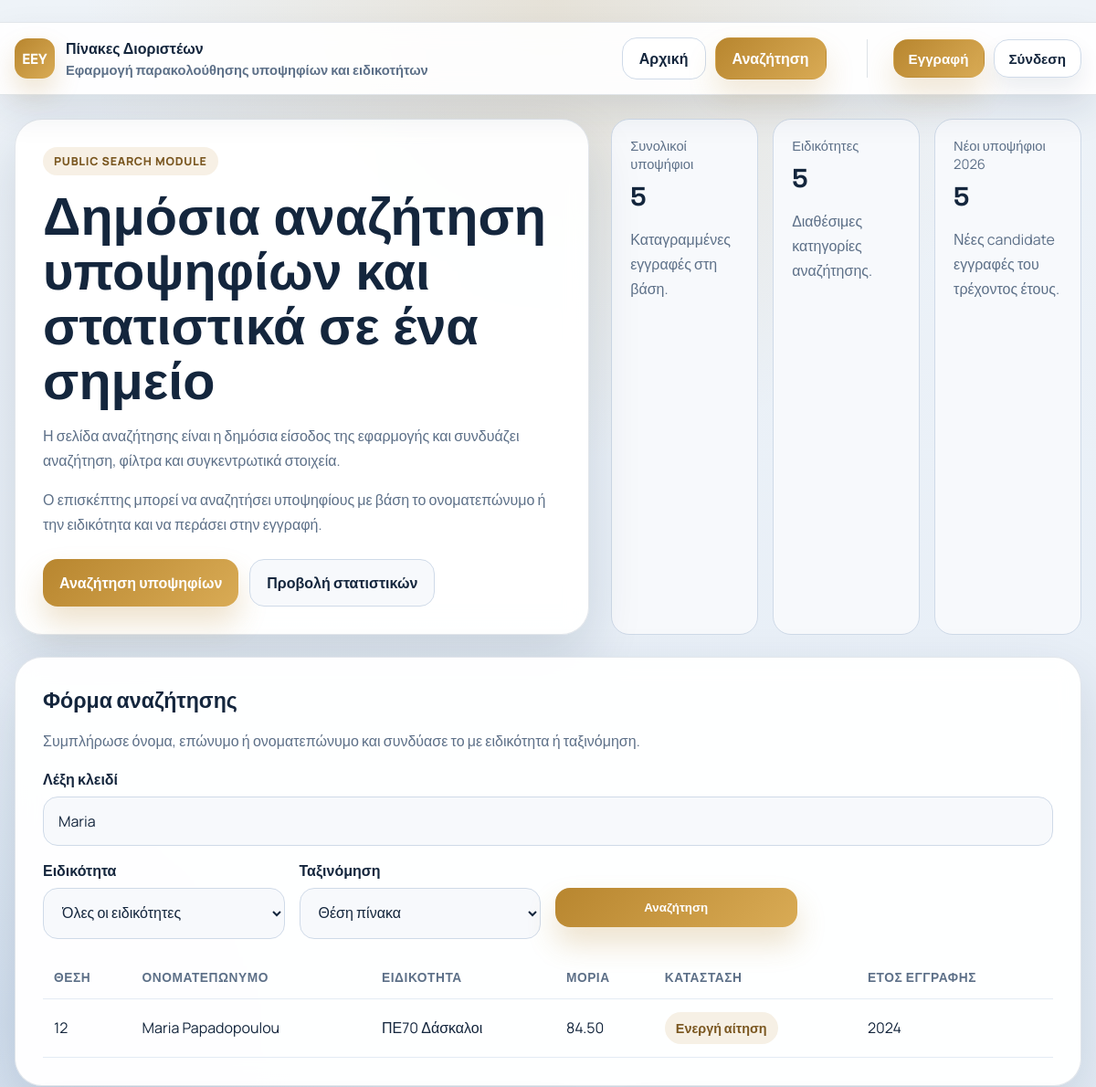
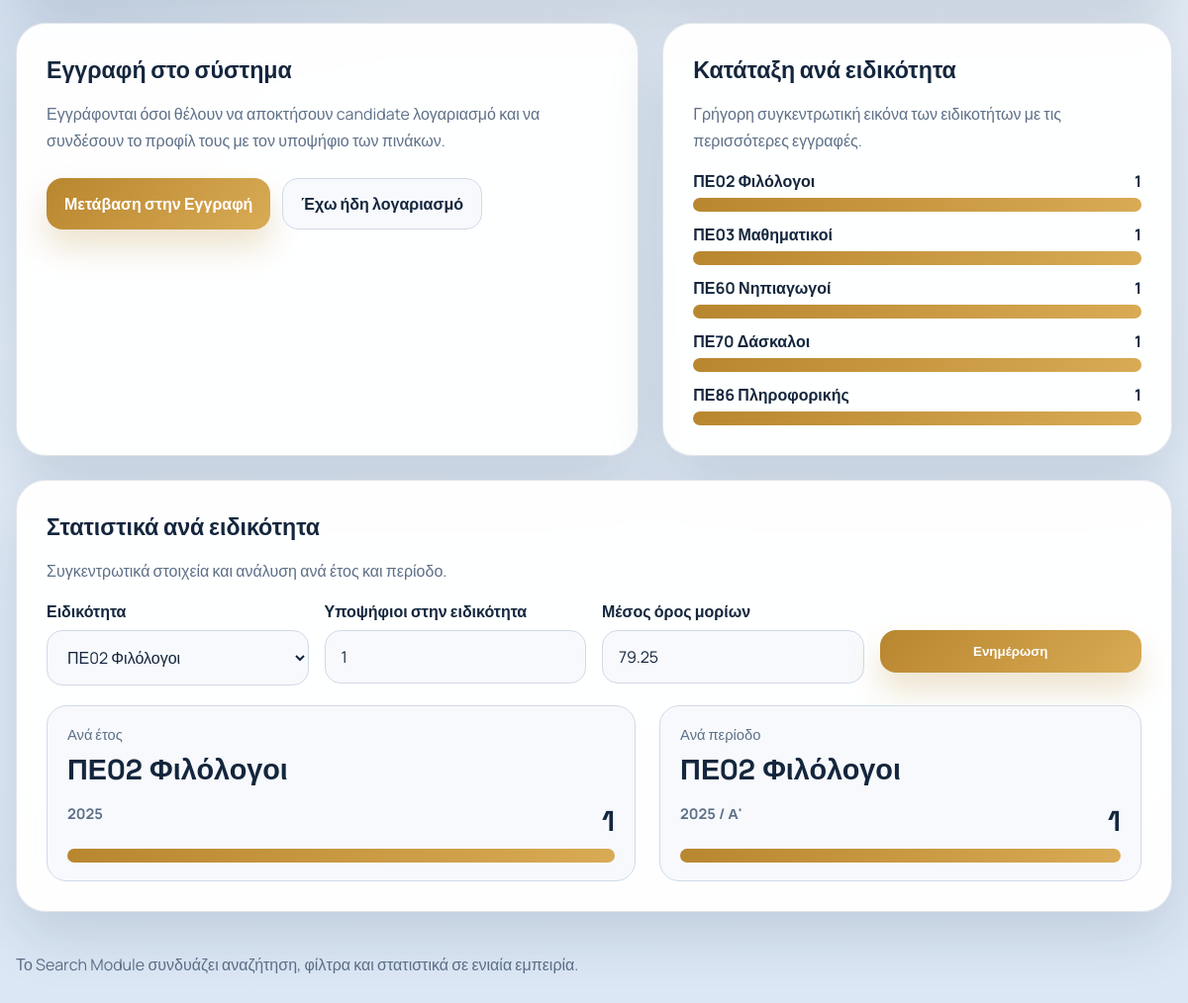
The app's page /Search/searchdashboard.php?name=Maria with its own data (2 pictures, top to bottom).
### tables this page shows
CREATE TABLE IF NOT EXISTS candidate_profiles (
    id INT UNSIGNED AUTO_INCREMENT PRIMARY KEY,
    user_id INT UNSIGNED NOT NULL,
    father_name VARCHAR(100) DEFAULT NULL,
    mother_name VARCHAR(100) DEFAULT NULL,
    birth_date DATE DEFAULT NULL,
    specialty_id INT UNSIGNED DEFAULT NULL,
    application_status VARCHAR(255) DEFAULT NULL,
    ranking_position INT DEFAULT NULL,
    points DECIMAL(10,2) DEFAULT NULL,
    created_at TIMESTAMP NOT NULL DEFAULT CURRENT_TIMESTAMP,
    CONSTRAINT fk_candidate_profiles_user
        FOREIGN KEY (user_id) REFERENCES users(id) ON DELETE CASCADE,
    CONSTRAINT fk_candidate_profiles_specialty
        FOREIGN KEY (specialty_id) REFERENCES specialties(id) ON DELETE SET NULL
);

CREATE TABLE IF NOT EXISTS users (
    id INT UNSIGNED AUTO_INCREMENT PRIMARY KEY,
    username VARCHAR(100) NOT NULL UNIQUE,
    first_name VARCHAR(100) NOT NULL,
    last_name VARCHAR(100) NOT NULL,
    email VARCHAR(190) NOT NULL UNIQUE,
    phone VARCHAR(30) DEFAULT NULL,
    password_hash VARCHAR(255) NOT NULL,
    role ENUM('admin', 'candidate') NOT NULL DEFAULT 'candidate',
    created_at TIMESTAMP NOT NULL DEFAULT CURRENT_TIMESTAMP
);

CREATE TABLE IF NOT EXISTS specialties (
    id INT UNSIGNED AUTO_INCREMENT PRIMARY KEY,
    title VARCHAR(150) NOT NULL,
    description TEXT DEFAULT NULL,
    created_at TIMESTAMP NOT NULL DEFAULT CURRENT_TIMESTAMP
);

### Search/searchdashboard.php (the view, shortened to what the rows shown need)
<?php
require_once __DIR__ . '/../includes/db.php';
require_once __DIR__ . '/../includes/functions.php';
function search_text(?string $value, string $fallback = '-'): string
{
    $text = trim((string) $value);
    return $text !== '' ? $text : $fallback;
}
$specialties = [];
$specialtiesResult = $conn->query('SELECT id, title FROM specialties ORDER BY title ASC');
if ($specialtiesResult) {
    while ($row = $specialtiesResult->fetch_assoc()) {
        $specialties[] = $row;
    }
}
$searchName = trim($_GET['name'] ?? '');
$searchOrder = $_GET['order'] ?? 'rank_asc';
$searchResults = [];
$searchSql = "SELECT u.first_name, u.last_name, s.title AS specialty_title, cp.application_status, cp.ranking_position, cp.points, cp.created_at FROM candidate_profiles cp INNER JOIN users u ON u.id = cp.user_id LEFT JOIN specialties s ON s.id = cp.specialty_id WHERE 1 = 1";
$searchTypes = '';
$searchParams = [];
if ($searchName !== '') {
    $searchSql .= " AND (u.first_name LIKE ? OR u.last_name LIKE ? OR CONCAT(u.first_name, ' ', u.last_name) LIKE ? OR CONCAT(u.last_name, ' ', u.first_name) LIKE ?)";
    $searchTypes .= 'ssss';
    $term = '%' . $searchName . '%';
    $searchParams = [$term, $term, $term, $term];
}
switch ($searchOrder) {
    default: $searchSql .= ' ORDER BY cp.ranking_position IS NULL, cp.ranking_position ASC, u.last_name ASC';
}
$searchSql .= ' LIMIT 30';
$searchStmt = $conn->prepare($searchSql);
if ($searchStmt) {
    if ($searchParams !== []) {
        $searchStmt->bind_param($searchTypes, ...$searchParams);
    }
    $searchStmt->execute();
    $result = $searchStmt->get_result();
    if ($result) {
        while ($row = $result->fetch_assoc()) {
            $searchResults[] = $row;
        }
    }
}
$statsSpecialtyId = (int) ($_GET['stats_specialty_id'] ?? ($specialties[0]['id'] ?? 0));
$yearlyRows = [];
$periodRows = [];
$maxYearlyCount = 0;
$maxPeriodCount = 0;
if ($statsSpecialtyId > 0) {
    $stmt = $conn->prepare('SELECT YEAR(created_at) AS report_year, COUNT(*) AS candidate_count FROM candidate_profiles WHERE specialty_id = ? GROUP BY YEAR(created_at) ORDER BY report_year ASC');
    if ($stmt) {
        $stmt->bind_param('i', $statsSpecialtyId);
        $stmt->execute();
        $r = $stmt->get_result();
        if ($r) {
            while ($row = $r->fetch_assoc()) { $yearlyRows[] = $row; $maxYearlyCount = max($maxYearlyCount, (int) $row['candidate_count']); }
        }
    }
    $stmt = $conn->prepare('SELECT YEAR(created_at) AS period_year, CASE WHEN MONTH(created_at) BETWEEN 1 AND 6 THEN "A" ELSE "B" END AS semester_code, COUNT(*) AS candidate_count FROM candidate_profiles WHERE specialty_id = ? GROUP BY YEAR(created_at), CASE WHEN MONTH(created_at) BETWEEN 1 AND 6 THEN "A" ELSE "B" END ORDER BY period_year ASC, semester_code ASC');
    if ($stmt) {
        $stmt->bind_param('i', $statsSpecialtyId);
        $stmt->execute();
        $r = $stmt->get_result();
        if ($r) {
            while ($row = $r->fetch_assoc()) { $periodRows[] = $row; $maxPeriodCount = max($maxPeriodCount, (int) $row['candidate_count']); }
        }
    }
}
?>
<!DOCTYPE html>
<html lang="el">
<head>
</head>
<body>
<div class="shell">
<main class="page">
<section class="hero"><article class="card"><h1>&#916;&#951;&#956;&#972;&#963;&#953;&#945; &#945;&#957;&#945;&#950;&#942;&#964;&#951;&#963;&#951; &#965;&#960;&#959;&#968;&#951;&#966;&#943;&#969;&#957; &#954;&#945;&#953; &#963;&#964;&#945;&#964;&#953;&#963;&#964;&#953;&#954;&#940; &#963;&#949; &#941;&#957;&#945; &#963;&#951;&#956;&#949;&#943;&#959;</h1></article></section>
<section class="card" id="search-form"><h2>&#934;&#972;&#961;&#956;&#945; &#945;&#957;&#945;&#950;&#942;&#964;&#951;&#963;&#951;&#962;</h2><div class="table-wrap"><table><thead><tr><th>&#920;&#941;&#963;&#951;</th><th>&#927;&#957;&#959;&#956;&#945;&#964;&#949;&#960;&#974;&#957;&#965;&#956;&#959;</th><th>&#917;&#953;&#948;&#953;&#954;&#972;&#964;&#951;&#964;&#945;</th><th>&#924;&#972;&#961;&#953;&#945;</th><th>&#922;&#945;&#964;&#940;&#963;&#964;&#945;&#963;&#951;</th><th>&#904;&#964;&#959;&#962; &#949;&#947;&#947;&#961;&#945;&#966;&#942;&#962;</th></tr></thead><tbody><?php if ($searchResults === []): ?><tr><td colspan="6" class="empty">&#916;&#949;&#957; &#946;&#961;&#941;&#952;&#951;&#954;&#945;&#957; &#945;&#960;&#959;&#964;&#949;&#955;&#941;&#963;&#956;&#945;&#964;&#945; &#947;&#953;&#945; &#964;&#945; &#966;&#943;&#955;&#964;&#961;&#945; &#960;&#959;&#965; &#949;&#960;&#941;&#955;&#949;&#958;&#949;&#962;.</td></tr><?php else: ?><?php foreach ($searchResults as $row): ?><tr><td><?php echo $row['ranking_position'] !== null ? (int) $row['ranking_position'] : '-'; ?></td><td><?php echo h($row['first_name'] . ' ' . $row['last_name']); ?></td><td><?php echo h(search_text($row['specialty_title'] ?? null)); ?></td><td><?php echo $row['points'] !== null ? number_format((float) $row['points'], 2) : '-'; ?></td><td><span class="pill"><?php echo h(search_text($row['application_status'] ?? null)); ?></span></td><td><?php echo !empty($row['created_at']) ? h(date('Y', strtotime($row['created_at']))) : '-'; ?></td></tr><?php endforeach; ?><?php endif; ?></tbody></table></div></section>
<section class="split"><article class="card"><h2>&#917;&#947;&#947;&#961;&#945;&#966;&#942; &#963;&#964;&#959; &#963;&#973;&#963;&#964;&#951;&#956;&#945;</h2></article><article class="card"><h2>&#922;&#945;&#964;&#940;&#964;&#945;&#958;&#951; &#945;&#957;&#940; &#949;&#953;&#948;&#953;&#954;&#972;&#964;&#951;&#964;&#945;</h2></article></section>
<section class="card" id="stats"><h2>&#931;&#964;&#945;&#964;&#953;&#963;&#964;&#953;&#954;&#940; &#945;&#957;&#940; &#949;&#953;&#948;&#953;&#954;&#972;&#964;&#951;&#964;&#945;</h2><div class="split" style="margin-top:20px;"><article class="tile"><span>&#913;&#957;&#940; &#941;&#964;&#959;&#962;</span><strong><?php echo h(search_text(($specialties[array_search($statsSpecialtyId, array_column($specialties, 'id'))]['title'] ?? null), '-')); ?></strong><?php if ($yearlyRows === []): ?><p class="empty">&#916;&#949;&#957; &#965;&#960;&#940;&#961;&#967;&#959;&#965;&#957; &#945;&#954;&#972;&#956;&#951; &#949;&#947;&#947;&#961;&#945;&#966;&#941;&#962;.</p><?php else: ?><div class="bar-list"><?php foreach ($yearlyRows as $row): ?><div class="bar-row"></div><?php endforeach; ?></div><?php endif; ?></article><article class="tile"><span>&#913;&#957;&#940; &#960;&#949;&#961;&#943;&#959;&#948;&#959;</span><strong><?php echo h(search_text(($specialties[array_search($statsSpecialtyId, array_column($specialties, 'id'))]['title'] ?? null), '-')); ?></strong><?php if ($periodRows === []): ?><p class="empty">&#916;&#949;&#957; &#965;&#960;&#940;&#961;&#967;&#959;&#965;&#957; &#945;&#954;&#972;&#956;&#951; &#949;&#947;&#947;&#961;&#945;&#966;&#941;&#962;.</p><?php else: ?><div class="bar-list"><?php foreach ($periodRows as $row): ?><div class="bar-row"></div><?php endforeach; ?></div><?php endif; ?></article></div></section></main></div></body></html>

### records on screen
candidate_profiles: ranking_position "12", user.last_name "Maria Papadopoulou", specialty.title "ΠΕ70 Δάσκαλοι", points "84.50", application_status "Ενεργή αίτηση", created_at "2024"
specialties: title "ΠΕ02 Φιλόλογοι"

### other values on screen
$overview['total_candidates'] "5"
$overview['specialty_count'] "5"
$overview['new_candidates_year'] "5"
search_text($row['title']) "ΠΕ02 Φιλόλογοι"
$count "1"
search_text($row['title']) "ΠΕ03 Μαθηματικοί"
search_text($row['title']) "ΠΕ60 Νηπιαγωγοί"
search_text($row['title']) "ΠΕ70 Δάσκαλοι"
search_text($row['title']) "ΠΕ86 Πληροφορικής"
$row['report_year'] "2025"
$row['period_year'] "2025"
$semesterLabel "Α'"
form field stats_specialty_id "ΠΕ02 Φιλόλογοι"
